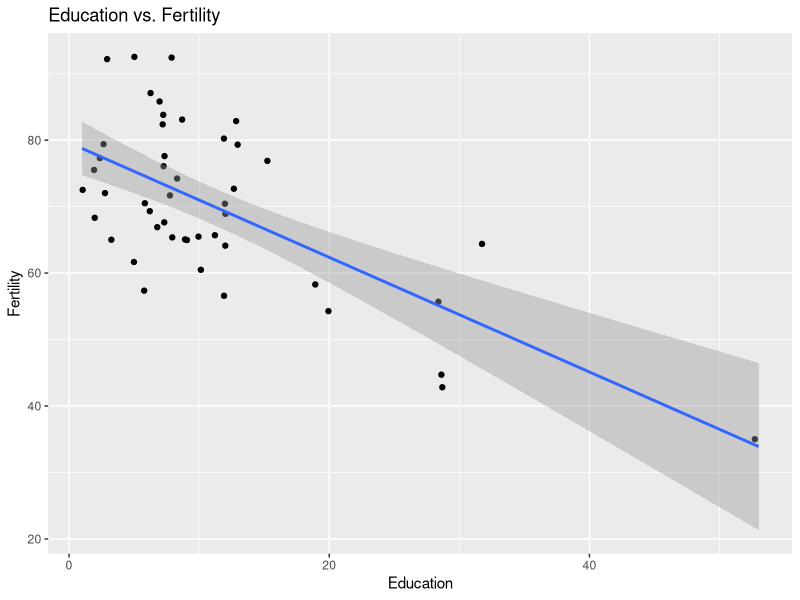
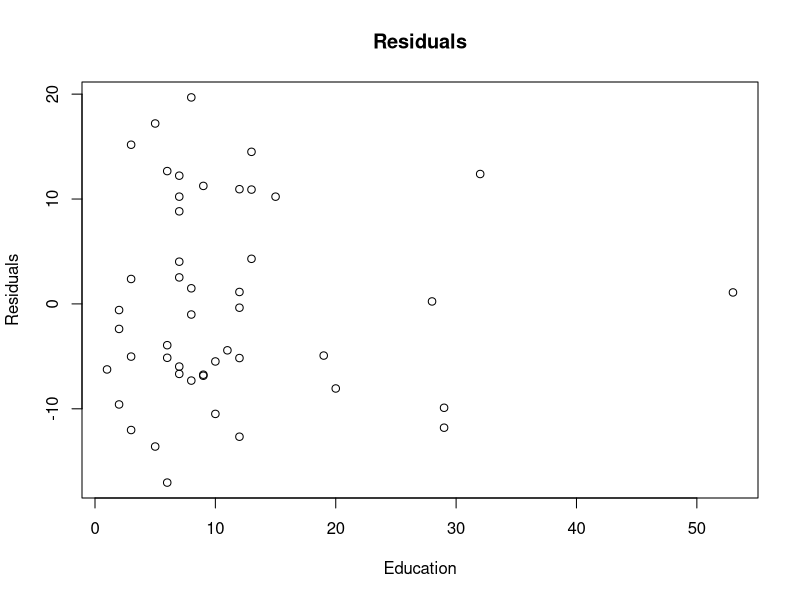

These charts were generated, in order, by the following R code:
## ---- chunk 1
knitr::opts_chunk$set(echo = TRUE)
library(tidyverse)
library(dplyr)
library(ggplot2)
library(cowplot)
library(stringr)
library(datasets)
## ---- chunk 2
summary(swiss)
swiss <- swiss
r <- cor(swiss$Education,swiss$Fertility )
sx <- sd(swiss$Education)
sy <- sd(swiss$Fertility)
beta_hat <-(r*sy)/sx
r
sx
sy
beta_hat
alpha_hat <- mean(swiss$Fertility)- (mean(swiss$Education))*beta_hat
alpha_hat 
40*(beta_hat)+alpha_hat
model_1 <- lm(Fertility ~ Education, swiss)
summary(model_1)
ggplot(data = swiss, aes(x=Education, y=Fertility))+
  geom_jitter()+
  ggtitle("Education vs. Fertility")+
  geom_smooth(method = "lm")
plot(swiss$Education, model_1$residuals, xlab="Education", ylab="Residuals", main="Residuals")
mean(model_1$residuals)

model_2 <- lm(Fertility ~ Catholic, swiss)
model_2
summary(model_2)
